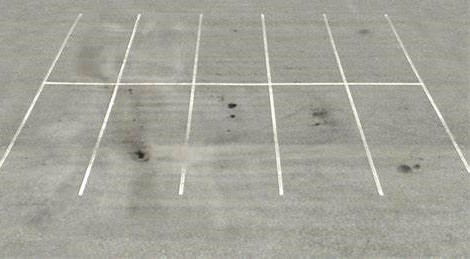
%> input picture raw/PARKING.2.jpg, 470 x 259 px
$ octave thres_otsu.m   (GNU Octave 9; MATLAB toolbox functions it lacks are replaced by stand-ins)
%> lines starting %> are read from the running program, lines starting %| are printed output that depends on the picture; long printed decimals are rounded
[file, path] = uigetfile({'*.jpg;*.png;*.bmp'}, 'Select an image file');
%> the answer given: ../raw/PARKING.2.jpg
if isequal(file, 0)
    fprintf('No image file selected. Exiting...\n');
    return;
end
image_path = fullfile(path, file);

% Path to input image is specified and image is loaded with imread command
image1 = imread(image_path);
%> image1 is the input picture: size 259x470x3 uint8; mean R, G, B 163.6, 163.5, 153.8

% Converting the image to grayscale
img = rgb2gray(image1);

% Calculating Otsu threshold
otsu_threshold = graythresh(img);
%> otsu_threshold = 0.749

fprintf('Otsu Threshold Value: %f\n', otsu_threshold);
%| Otsu Threshold Value: 0.749
% Applying Otsu thresholding
thresh1 = imbinarize(img, otsu_threshold);
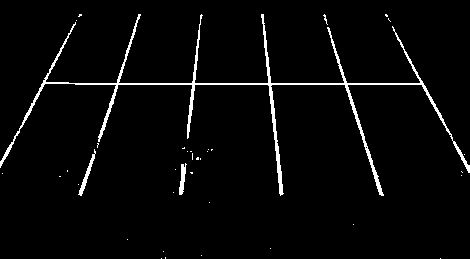
%> thresh1: size 259x470 logical; 3.1% white in thin lines or dots

% Plotting the histogram of the grayscale image
figure;
subplot(2, 2, 1);
imshow(image1);
title('Original Image');

subplot(2, 2, 2);
imshow(thresh1);
title('Otsu Threshold');

subplot(2, 2, 3);
imhist(image1);
title('Histogram of Original Image');
xlabel('Pixel Intensity');
ylabel('Frequency');

% Plotting the histogram of the binary image
binary_img = imbinarize(img, otsu_threshold);
subplot(2, 2, 4);
imhist(binary_img);
title('Histogram of Binary Image');
xlabel('Pixel Intensity');
ylabel('Frequency');

% Adjusting the subplot positions for better visualization
movegui(gcf, 'center');
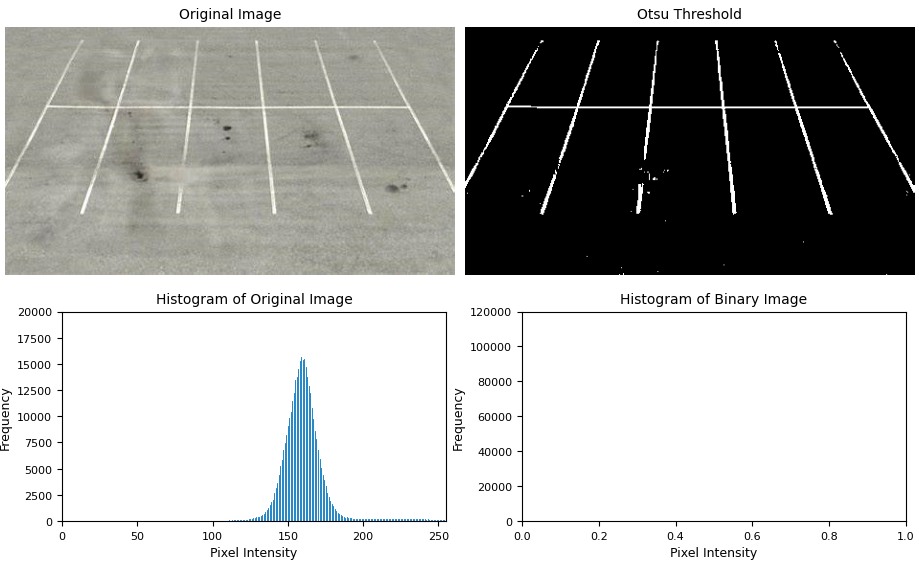
%> figure redrawn from the program's plot data, 4 panels
